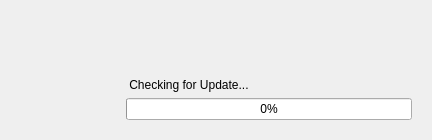
<?xml version="1.0" encoding="UTF-8"?>
<ui version="4.0">
 <class>AppImageUpdaterDialog</class>
 <widget class="QDialog" name="AppImageUpdaterDialog">
  <property name="windowModality">
   <enum>Qt::ApplicationModal</enum>
  </property>
  <property name="geometry">
   <rect>
    <x>0</x>
    <y>0</y>
    <width>432</width>
    <height>136</height>
   </rect>
  </property>
  <property name="windowTitle">
   <string>Updating</string>
  </property>
  <layout class="QGridLayout" name="gridLayout">
   <item row="0" column="0">
    <widget class="QStackedWidget" name="mainStack">
     <property name="currentIndex">
      <number>0</number>
     </property>
     <widget class="QWidget" name="checkForUpdate">
      <layout class="QGridLayout" name="gridLayout_2">
       <item row="0" column="1">
        <layout class="QGridLayout" name="checkForUpdateLayout">
         <item row="2" column="1">
          <widget class="QProgressBar" name="updateCheckProgressBar">
           <property name="value">
            <number>0</number>
           </property>
          </widget>
         </item>
         <item row="0" column="1">
          <widget class="QLabel" name="label">
           <property name="text">
            <string> Checking for Update...</string>
           </property>
           <property name="alignment">
            <set>Qt::AlignBottom|Qt::AlignLeading|Qt::AlignLeft</set>
           </property>
          </widget>
         </item>
        </layout>
       </item>
       <item row="0" column="0">
        <widget class="QLabel" name="softwareIcon">
         <property name="minimumSize">
          <size>
           <width>100</width>
           <height>100</height>
          </size>
         </property>
         <property name="maximumSize">
          <size>
           <width>100</width>
           <height>100</height>
          </size>
         </property>
         <property name="text">
          <string/>
         </property>
         <property name="scaledContents">
          <bool>true</bool>
         </property>
        </widget>
       </item>
      </layout>
     </widget>
     <widget class="QWidget" name="updating">
      <layout class="QGridLayout" name="gridLayout_4">
       <item row="0" column="0">
        <layout class="QGridLayout" name="updatingLayout">
         <item row="2" column="1">
          <widget class="QLabel" name="updateSpeedLbl">
           <property name="text">
            <string/>
           </property>
          </widget>
         </item>
         <item row="0" column="0" rowspan="4">
          <widget class="QLabel" name="softwareIconOnUpdating">
           <property name="minimumSize">
            <size>
             <width>100</width>
             <height>100</height>
            </size>
           </property>
           <property name="maximumSize">
            <size>
             <width>100</width>
             <height>100</height>
            </size>
           </property>
           <property name="text">
            <string/>
           </property>
           <property name="scaledContents">
            <bool>true</bool>
           </property>
          </widget>
         </item>
         <item row="3" column="1">
          <widget class="QPushButton" name="updateCancelBtn">
           <property name="text">
            <string>Cancel</string>
           </property>
          </widget>
         </item>
         <item row="1" column="1">
          <widget class="QProgressBar" name="progressBar">
           <property name="value">
            <number>0</number>
           </property>
          </widget>
         </item>
        </layout>
       </item>
      </layout>
     </widget>
    </widget>
   </item>
  </layout>
 </widget>
 <resources/>
 <connections/>
</ui>
